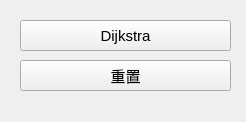
<?xml version="1.0" encoding="UTF-8"?>
<ui version="4.0">
 <class>GraphUI</class>
 <widget class="QWidget" name="GraphUI">
  <property name="geometry">
   <rect>
    <x>0</x>
    <y>0</y>
    <width>246</width>
    <height>122</height>
   </rect>
  </property>
  <property name="windowTitle">
   <string>Form</string>
  </property>
  <widget class="QPushButton" name="DjpushButton">
   <property name="geometry">
    <rect>
     <x>20</x>
     <y>20</y>
     <width>211</width>
     <height>31</height>
    </rect>
   </property>
   <property name="font">
    <font>
     <pointsize>11</pointsize>
     <weight>50</weight>
     <bold>false</bold>
    </font>
   </property>
   <property name="text">
    <string>Dijkstra</string>
   </property>
  </widget>
  <widget class="QPushButton" name="ResetpushButton">
   <property name="geometry">
    <rect>
     <x>20</x>
     <y>60</y>
     <width>211</width>
     <height>31</height>
    </rect>
   </property>
   <property name="font">
    <font>
     <pointsize>11</pointsize>
     <weight>50</weight>
     <bold>false</bold>
    </font>
   </property>
   <property name="text">
    <string>重置</string>
   </property>
  </widget>
 </widget>
 <resources/>
 <connections>
  <connection>
   <sender>DjpushButton</sender>
   <signal>clicked()</signal>
   <receiver>GraphUI</receiver>
   <slot>on_dijkstra_btn_clicked()</slot>
   <hints>
    <hint type="sourcelabel">
     <x>95</x>
     <y>110</y>
    </hint>
    <hint type="destinationlabel">
     <x>135</x>
     <y>167</y>
    </hint>
   </hints>
  </connection>
  <connection>
   <sender>ResetpushButton</sender>
   <signal>clicked()</signal>
   <receiver>GraphUI</receiver>
   <slot>on_reset_btn_clicked()</slot>
   <hints>
    <hint type="sourcelabel">
     <x>85</x>
     <y>150</y>
    </hint>
    <hint type="destinationlabel">
     <x>132</x>
     <y>167</y>
    </hint>
   </hints>
  </connection>
 </connections>
 <slots>
  <slot>on_bfs_btn_clicked()</slot>
  <slot>on_dfs_btn_clicked()</slot>
  <slot>on_dijkstra_btn_clicked()</slot>
  <slot>on_reset_btn_clicked()</slot>
  <slot>on_prim_btn_clicked()</slot>
  <slot>on_kruskal_btn_clicked()</slot>
  <slot>on_topologicalSorting_btn_clicked()</slot>
  <slot>on_outPut_btn_clicked()</slot>
  <slot>ShowLabel()</slot>
 </slots>
</ui>
